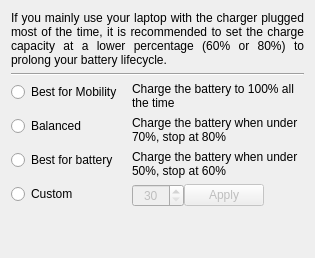
      <widget class="QWidget" name="batteryTab">
       <attribute name="title">
        <string>Battery</string>
       </attribute>
       <layout class="QVBoxLayout" name="verticalLayout">
        <item>
         <widget class="QLabel" name="label_5">
          <property name="text">
           <string>&lt;html&gt;&lt;head/&gt;&lt;body&gt;&lt;p&gt;If you mainly use your laptop with the charger plugged most of the time, it is recommended to set the charge capacity at a lower percentage (60% or 80%) to prolong your battery lifecycle.&lt;/p&gt;&lt;/body&gt;&lt;/html&gt;</string>
          </property>
          <property name="alignment">
           <set>Qt::AlignmentFlag::AlignJustify|Qt::AlignmentFlag::AlignVCenter</set>
          </property>
          <property name="wordWrap">
           <bool>true</bool>
          </property>
         </widget>
        </item>
        <item>
         <widget class="Line" name="line">
          <property name="orientation">
           <enum>Qt::Orientation::Horizontal</enum>
          </property>
         </widget>
        </item>
        <item>
         <layout class="QFormLayout" name="formLayout_2">
          <property name="fieldGrowthPolicy">
           <enum>QFormLayout::FieldGrowthPolicy::AllNonFixedFieldsGrow</enum>
          </property>
          <property name="rowWrapPolicy">
           <enum>QFormLayout::RowWrapPolicy::WrapLongRows</enum>
          </property>
          <property name="labelAlignment">
           <set>Qt::AlignmentFlag::AlignLeading|Qt::AlignmentFlag::AlignLeft|Qt::AlignmentFlag::AlignVCenter</set>
          </property>
          <property name="formAlignment">
           <set>Qt::AlignmentFlag::AlignHCenter|Qt::AlignmentFlag::AlignTop</set>
          </property>
          <property name="horizontalSpacing">
           <number>10</number>
          </property>
          <property name="verticalSpacing">
           <number>6</number>
          </property>
          <item row="0" column="0">
           <widget class="QRadioButton" name="bestMobilityRadioButton">
            <property name="text">
             <string>Best for Mobility</string>
            </property>
            <property name="checkable">
             <bool>true</bool>
            </property>
           </widget>
          </item>
          <item row="0" column="1">
           <widget class="QLabel" name="label_4">
            <property name="text">
             <string>Charge the battery to 100% all the time</string>
            </property>
            <property name="wordWrap">
             <bool>true</bool>
            </property>
           </widget>
          </item>
          <item row="1" column="0">
           <widget class="QRadioButton" name="balancedBatteryRadioButton">
            <property name="text">
             <string>Balanced</string>
            </property>
           </widget>
          </item>
          <item row="1" column="1">
           <widget class="QLabel" name="label_6">
            <property name="text">
             <string>Charge the battery when under 70%, stop at 80%</string>
            </property>
            <property name="wordWrap">
             <bool>true</bool>
            </property>
           </widget>
          </item>
          <item row="2" column="0">
           <widget class="QRadioButton" name="bestBatteryRadioButton">
            <property name="text">
             <string>Best for battery</string>
            </property>
           </widget>
          </item>
          <item row="2" column="1">
           <widget class="QLabel" name="label_7">
            <property name="text">
             <string>Charge the battery when under 50%, stop at 60%</string>
            </property>
            <property name="wordWrap">
             <bool>true</bool>
            </property>
           </widget>
          </item>
          <item row="3" column="0">
           <widget class="QRadioButton" name="customBatteryThresholdRadioButton">
            <property name="text">
             <string>Custom</string>
            </property>
           </widget>
          </item>
          <item row="3" column="1">
           <layout class="QHBoxLayout" name="horizontalLayout_3">
            <property name="sizeConstraint">
             <enum>QLayout::SizeConstraint::SetMinimumSize</enum>
            </property>
            <item>
             <widget class="QSpinBox" name="customBatteryThresholdSpinBox">
              <property name="enabled">
               <bool>false</bool>
              </property>
              <property name="minimumSize">
               <size>
                <width>52</width>
                <height>0</height>
               </size>
              </property>
              <property name="alignment">
               <set>Qt::AlignmentFlag::AlignCenter</set>
              </property>
              <property name="minimum">
               <number>30</number>
              </property>
              <property name="maximum">
               <number>100</number>
              </property>
             </widget>
            </item>
            <item>
             <widget class="QPushButton" name="customBatteryApplyButton">
              <property name="enabled">
               <bool>false</bool>
              </property>
              <property name="text">
               <string>Apply</string>
              </property>
             </widget>
            </item>
            <item>
             <spacer name="horizontalSpacer_3">
              <property name="orientation">
               <enum>Qt::Orientation::Horizontal</enum>
              </property>
              <property name="sizeHint" stdset="0">
               <size>
                <width>40</width>
                <height>20</height>
               </size>
              </property>
             </spacer>
            </item>
           </layout>
          </item>
         </layout>
        </item>
        <item>
         <spacer name="verticalSpacer_5">
          <property name="orientation">
           <enum>Qt::Orientation::Vertical</enum>
          </property>
          <property name="sizeHint" stdset="0">
           <size>
            <width>20</width>
            <height>40</height>
           </size>
          </property>
         </spacer>
        </item>
       </layout>
      </widget>
